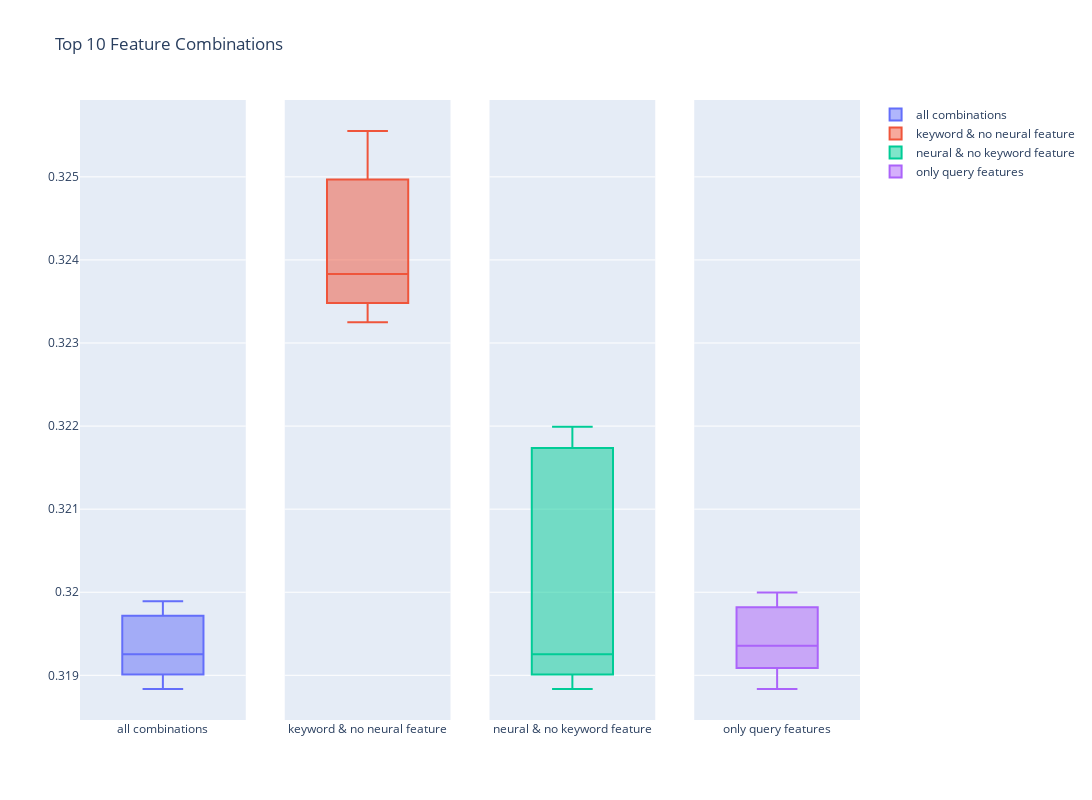

Write notebook code for a chart like this one.
### Code cell
fig = make_subplots(rows=1, cols=4, shared_yaxes=True)

fig.add_trace(go.Box(y=df_agg_metrics.sort_values(by=['mean_rmse']).head(10)['mean_rmse'],
                     name="all combinations"),
              row=1, col=1)

fig.add_trace(go.Box(y=df_agg_metrics[(df_agg_metrics['keyword_f'] == True) & (df_agg_metrics['neural_f'] == False)].sort_values(by=['mean_rmse']).head(10)['mean_rmse'],
                    name="keyword & no neural feature"),
              row=1, col=2)

fig.add_trace(go.Box(y=df_agg_metrics[(df_agg_metrics['neural_f'] == True) & (df_agg_metrics['keyword_f'] == False)].sort_values(by=['mean_rmse']).head(10)['mean_rmse'],
                    name="neural & no keyword feature"),
              row=1, col=3)

fig.add_trace(go.Box(y=df_agg_metrics[df_agg_metrics['query_f'] == True].sort_values(by=['mean_rmse']).head(10)['mean_rmse'],
                    name="only query features"),
              row=1, col=4)

fig.update_layout(height=800, width=1100,
                  title_text="Top 10 Feature Combinations")
fig.show()

### Figure 1 — Plotly figure (JSON) as saved in the notebook; plotly's stock layout.template omitted (floating-point values rounded to 4 significant figures)
{"data": [{"name": "all combinations", "type": "box", "xaxis": "x", "y": [0.3188, 0.3189, 0.319, 0.3191, 0.3192, 0.3193, 0.3194, 0.3197, 0.3198, 0.3199], "yaxis": "y"}, {"name": "keyword & no neural feature", "type": "box", "xaxis": "x2", "y": [0.3233, 0.3234, 0.3235, 0.3236, 0.3237, 0.3239, 0.3243, 0.325, 0.3254, 0.3256], "yaxis": "y2"}, {"name": "neural & no keyword feature", "type": "box", "xaxis": "x3", "y": [0.3188, 0.3189, 0.319, 0.3191, 0.3192, 0.3193, 0.3194, 0.3217, 0.3217, 0.322], "yaxis": "y3"}, {"name": "only query features", "type": "box", "xaxis": "x4", "y": [0.3188, 0.3189, 0.3191, 0.3192, 0.3193, 0.3194, 0.3197, 0.3198, 0.3199, 0.32], "yaxis": "y4"}], "layout": {"height": 800, "title": {"text": "Top 10 Feature Combinations"}, "width": 1100, "xaxis": {"anchor": "y", "autorange": true, "domain": [0, 0.2125], "range": [-0.5, 0.5], "type": "category"}, "xaxis2": {"anchor": "y2", "autorange": true, "domain": [0.2625, 0.475], "range": [-0.5, 0.5], "type": "category"}, "xaxis3": {"anchor": "y3", "autorange": true, "domain": [0.525, 0.7375], "range": [-0.5, 0.5], "type": "category"}, "xaxis4": {"anchor": "y4", "autorange": true, "domain": [0.7875, 1], "range": [-0.5, 0.5], "type": "category"}, "yaxis": {"anchor": "x", "autorange": true, "domain": [0, 1], "range": [0.3185, 0.3259], "type": "linear"}, "yaxis2": {"anchor": "x2", "autorange": true, "domain": [0, 1], "matches": "y", "range": [0.3185, 0.3259], "showticklabels": false, "type": "linear"}, "yaxis3": {"anchor": "x3", "autorange": true, "domain": [0, 1], "matches": "y", "range": [0.3185, 0.3259], "showticklabels": false, "type": "linear"}, "yaxis4": {"anchor": "x4", "autorange": true, "domain": [0, 1], "matches": "y", "range": [0.3185, 0.3259], "showticklabels": false, "type": "linear"}}}
